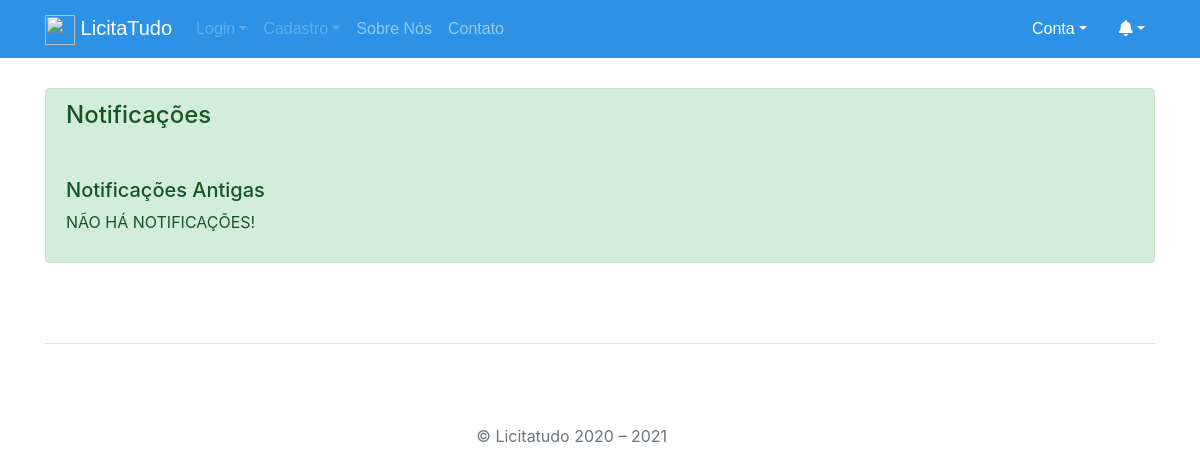
/src/Cadastro/Privado/notificacoes.php (signed in), run on an earlier commit of the app's database.
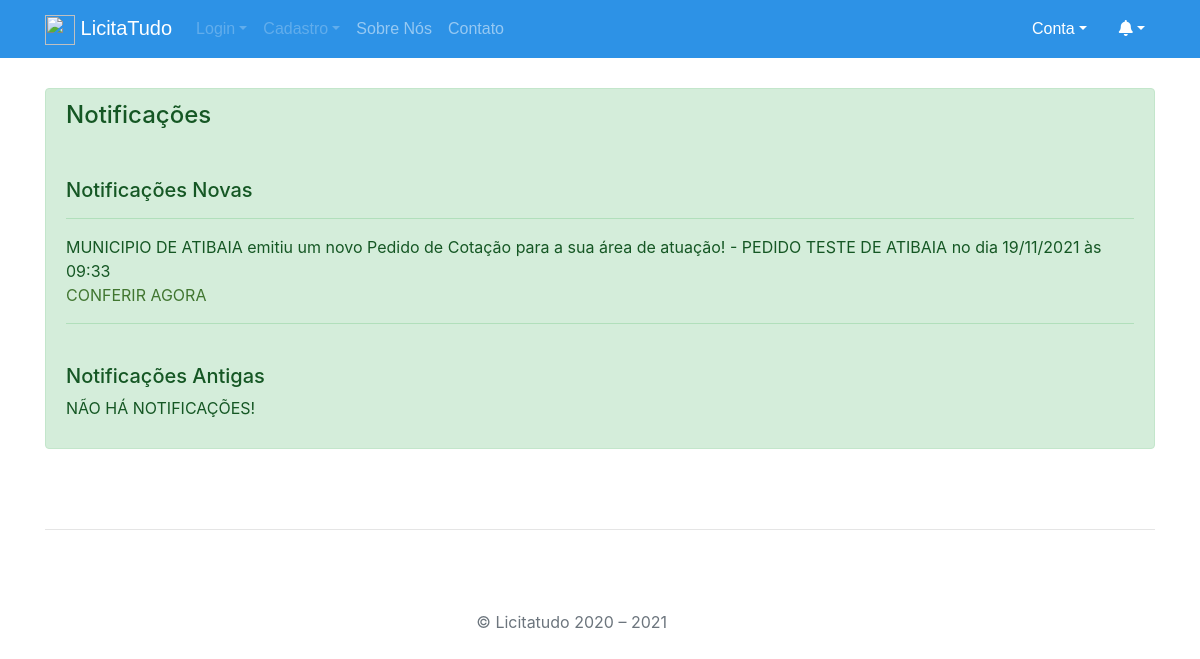
And on a later commit of the database.
### tables this page shows
CREATE TABLE IF NOT EXISTS `notificacao_pedido` (
  `cod` int(11) NOT NULL AUTO_INCREMENT,
  `pedido` int(11) DEFAULT NULL,
  `empresa` char(14) DEFAULT NULL,
  `status` int(11) DEFAULT NULL,
  PRIMARY KEY (`cod`),
  KEY `FK_notificacao_pedido_empresa_privada` (`empresa`),
  KEY `FK_notificacao_pedido_pedido` (`pedido`),
  KEY `FK_notificacao_pedido_status_notificacao` (`status`),
  CONSTRAINT `FK_notificacao_pedido_empresa_privada` FOREIGN KEY (`empresa`) REFERENCES `empresa_privada` (`cnpj`),
  CONSTRAINT `FK_notificacao_pedido_pedido` FOREIGN KEY (`pedido`) REFERENCES `pedido` (`cod`),
  CONSTRAINT `FK_notificacao_pedido_status_notificacao` FOREIGN KEY (`status`) REFERENCES `status_notificacao` (`cod`)
);

CREATE TABLE IF NOT EXISTS `instituicao_publica` (
  `cnpj` char(14) NOT NULL,
  `razao_social` varchar(150) DEFAULT NULL,
  `nome_fantasia` varchar(150) DEFAULT NULL,
  `efr` varchar(50) DEFAULT NULL,
  `email` varchar(40) DEFAULT NULL,
  `natureza` varchar(80) DEFAULT NULL,
  `telefone` varchar(30) DEFAULT NULL,
  `status_cadastro` int(11) DEFAULT NULL,
  PRIMARY KEY (`cnpj`),
  KEY `FK_instituicao_publica-status-cadastro` (`status_cadastro`),
  CONSTRAINT `FK_instituicao_publica-status-cadastro` FOREIGN KEY (`status_cadastro`) REFERENCES `status_cadastro` (`cod`)
);

CREATE TABLE IF NOT EXISTS `pedido` (
  `cod` int(11) NOT NULL AUTO_INCREMENT,
  `titulo` varchar(100) DEFAULT NULL,
  `descricao` text DEFAULT NULL,
  `data_abertura` datetime DEFAULT NULL,
  `data_fechamento` datetime DEFAULT NULL,
  `distancia` int(6) DEFAULT NULL,
  `status` int(11) DEFAULT NULL,
  `modo` int(11) DEFAULT NULL,
  `cnpj` char(14) DEFAULT NULL,
  `endereco_entrega` int(11) DEFAULT NULL,
  PRIMARY KEY (`cod`),
  KEY `FK_pedido-instituicao_publica` (`cnpj`),
  KEY `FK_pedido-modo_pedido` (`modo`),
  KEY `FK_pedido-status_pedido` (`status`),
  KEY `FK_pedido_endereco_instituicao_publica` (`endereco_entrega`),
  CONSTRAINT `FK_pedido-instituicao_publica` FOREIGN KEY (`cnpj`) REFERENCES `instituicao_publica` (`cnpj`) ON DELETE NO ACTION ON UPDATE NO ACTION,
  CONSTRAINT `FK_pedido-modo_pedido` FOREIGN KEY (`modo`) REFERENCES `modo_pedido` (`cod`) ON DELETE NO ACTION ON UPDATE NO ACTION,
  CONSTRAINT `FK_pedido-status_pedido` FOREIGN KEY (`status`) REFERENCES `status_pedido` (`cod`) ON DELETE NO ACTION ON UPDATE NO ACTION,
  CONSTRAINT `FK_pedido_endereco_instituicao_publica` FOREIGN KEY (`endereco_entrega`) REFERENCES `endereco_instituicao_publica` (`cod`) ON DELETE NO ACTION ON UPDATE NO ACTION
);

### src/Cadastro/Privado/notificacoes.php (the view, shortened to what the changed rows need)
<?php
    $connection  = require "../../scripts/connectionClass.php";
    $cnpj = $_SESSION['cnpj'];
    $sqlPedidos = "SELECT COUNT(notificacao_pedido.cod) FROM notificacao_pedido
    WHERE notificacao_pedido.empresa = $cnpj AND
    notificacao_pedido.status = 1";
    $nroNotificacoes = 0;
foreach ($connection->query($sqlPedidos) as $key => $value) {
    $nroNotificacoes = $value['COUNT(notificacao_pedido.cod)'];
}
$sqlNovasNotificacoes = "SELECT pedido,
notificacao_pedido.cod,
pedido.data_abertura,
instituicao_publica.razao_social,
pedido.titulo
FROM notificacao_pedido
INNER JOIN pedido ON notificacao_pedido.pedido = pedido.cod
INNER JOIN instituicao_publica ON pedido.cnpj = instituicao_publica.cnpj
WHERE notificacao_pedido.empresa = $cnpj AND
notificacao_pedido.status = 1
";
?>
<!DOCTYPE html>
<html lang="pt-br">
    <head>
        <link rel="stylesheet" href="https://stackpath.bootstrapcdn.com/bootstrap/4.4.1/css/bootstrap.min.css">
        <link rel="stylesheet" href="../../scripts/utils/style.css">
        <link  rel="stylesheet" href="../../scripts/utils/fontawesome/css/all.css">
        <link rel="stylesheet" href="../../scripts/utils/default.css">
    </head>
    <body>
        <div class="container py-4" id="container-corpoindex">
            <div class="alert alert-success" role="alert">
                <p>
                    <?php
                    if ($nroNotificacoes == 0) {
                    } else {
                        echo "<BR><h5 class='alert-heading'>Notificações Novas</h5><hr>";
                        foreach ($connection->query($sqlNovasNotificacoes) as $key => $value) {
                            $tituloPedido = $value['titulo'];
                            $valorData = strtotime($value['data_abertura']);
                            $data = strftime('%d/%m/%Y', $valorData);
                            $hora = strftime('%H:%M', $valorData);
                            echo  "<p> " . $value["razao_social"] .  " emitiu um novo Pedido de Cotação para a sua área de atuação! - $tituloPedido no dia $data às $hora";
                            echo "<br><a href='alteraNotificacao.php?codNotificacao=" . $value["cod"] . "&codPedido=" . $value["pedido"] . "'>CONFERIR AGORA</a></p><hr>";
                        }
                    }
                    echo "<BR><h5 class='alert-heading'>Notificações Antigas</h5>";
                    $nullNotificacoesAntigas = "<p>NÃO HÁ NOTIFICAÇÕES!</p>";
                    echo $nullNotificacoesAntigas;
                    ?>
                </p>
            </div>
        </div>
    </body>
</html>

What changed in the data, as far as the page shows it:
added notificacao_pedido: instituicao_publica.razao_social "MUNICIPIO DE ATIBAIA", pedido.titulo "PEDIDO TESTE DE ATIBAIA", pedido.data_abertura "19/11/2021", pedido.data_abertura "09:33"
Also different on the page:
text now shown: "Notificações Novas"
